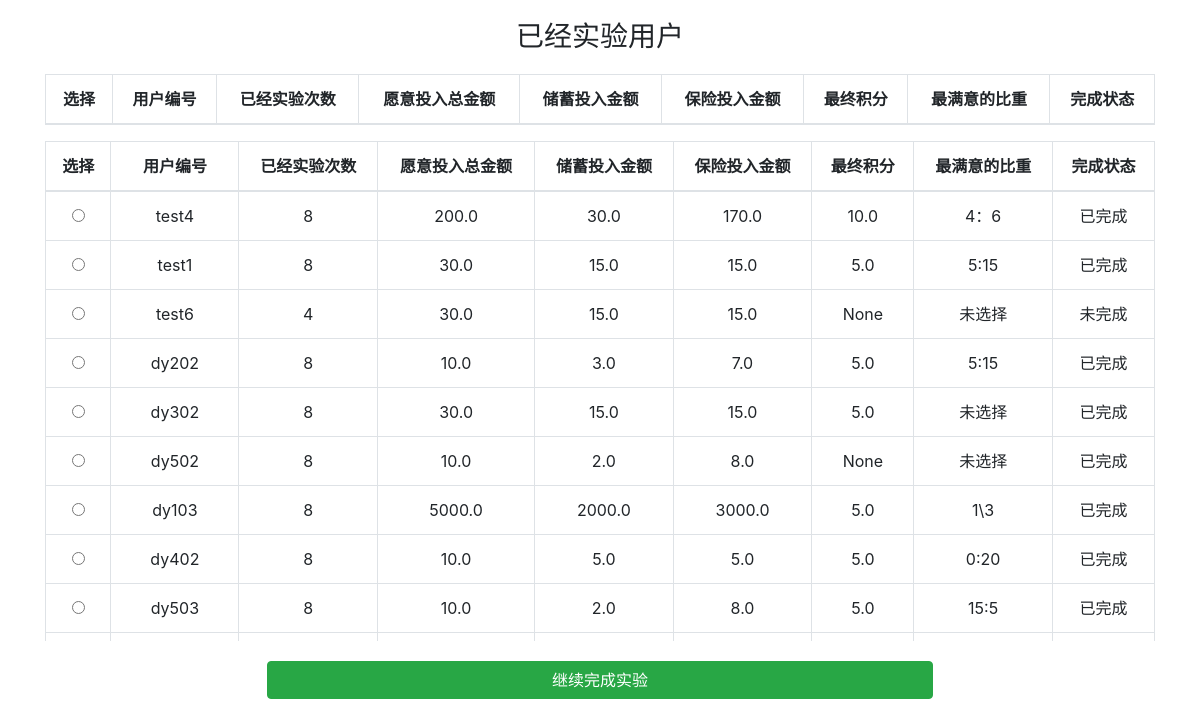
Page /show/finish/ on the committed database.
### show/models.py (models this page shows)
class UserChoice(models.Model):
    uc_id = models.AutoField(verbose_name="id",primary_key=True)
    uc_user_id = models.CharField(max_length=100,verbose_name="用户编号")
    uc_total_money = models.FloatField(verbose_name="愿意投入金额")
    uc_total_saving = models.FloatField(verbose_name="储蓄愿意投入金额")
    uc_total_insurance = models.FloatField(verbose_name="保险愿意投入金额")
    uc_final_choice = models.CharField(max_length=100,verbose_name="用户最终选择",blank=True,null=True)
    uc_integral = models.FloatField(verbose_name="最终积分",blank=True,null=True)
    class Meta:
        verbose_name="所有用户"
        verbose_name_plural="所有用户"

### show/views.py (the view)
# urls.py: path('finish/',views.finish,name='finish'),
def finish(request):
    context = {}
    context['data'] = []
    db = UserChoice.objects.all()
    for user in db:
        user_id = user.uc_user_id
        total_money = user.uc_total_money
        total_saving = user.uc_total_saving
        total_insurance = user.uc_total_insurance
        final_choice = user.uc_final_choice
        integral = user.uc_integral
        obj = Choice.objects.filter(choice_user_id=user_id)
        times = len(obj)
        temp = {
            'user_id':user_id,
            'times':times,
            'total_money':total_money,
            'total_saving':total_saving,
            'total_insurance':total_insurance,
            'final_choice':final_choice,
            'integral':integral
        }
        context['data'].append(temp)
    return render(request,'finish.html',context)

### show/templates/finish.html (shortened to what this page needs)
<!DOCTYPE html>
<html lang="zh-CN">
<head>
    <link rel="stylesheet" href="https://cdn.staticfile.org/twitter-bootstrap/4.3.1/css/bootstrap.min.css">
</head>
<body>
    <div class="container" style="margin-top: 20px;">
        <h3 class="text-center" style="margin-bottom: 20px;">已经实验用户</h3>
        <div class="table-responsive">
            <table class="table table-bordered text-center">
                <thead>
                    <tr>
                        <th>选择</th>
                        <th>用户编号</th>
                        <th>已经实验次数</th>
                        <th>愿意投入总金额</th>
                        <th>储蓄投入金额</th>
                        <th>保险投入金额</th>
                        <th>最终积分</th>
                        <th>最满意的比重</th>
                        <th>完成状态</th>
                    </tr>
                </thead>
            </table>
        </div>
        <div class="table-responsive" style="overflow: scroll;max-height: 500px;">
            <table class="table table-bordered text-center">
                <thead>
                    <tr>
                        <th>选择</th>
                        <th>用户编号</th>
                        <th>已经实验次数</th>
                        <th>愿意投入总金额</th>
                        <th>储蓄投入金额</th>
                        <th>保险投入金额</th>
                        <th>最终积分</th>
                        <th>最满意的比重</th>
                        <th>完成状态</th>
                    </tr>
                </thead>
                <tbody id="get_select">
                    {% for item in data %}
                    <tr>
                        <td><input type="radio" name="select_r"></td>
                        <td>{{item.user_id}}</td>
                        <td>{{item.times}}</td>
                        <td>{{item.total_money}}</td>
                        <td>{{item.total_saving}}</td>
                        <td>{{item.total_insurance}}</td>
                        <td>{{item.integral}}</td>
                        {% if item.final_choice %}
                        <td>{{item.final_choice}}</td>
                        {% else %}
                        <td>未选择</td>
                        {% endif %}
                        {% if item.times == 8 %}
                        <td>已完成</td>
                        {% else %}
                        <td>未完成</td>
                        {% endif %}
                    </tr>
                    {% endfor %}
                </tbody>
            </table>
        </div>
        <div class="row text-center" style="margin-top: 20px;margin-bottom: 50px;">
            <div class="col">
                <button id="comeon" class="btn btn-success" style="width: 60%;">继续完成实验</button>
            </div>
        </div>
    </div>
</body>
</html>

### rows in the picture
UserChoice: user_id "test4", total_money "200.0", total_saving "30.0", total_insurance "170.0", integral "10.0", final_choice "4：6"
UserChoice: user_id "test1", total_money "30.0", total_saving "15.0", total_insurance "15.0", integral "5.0", final_choice "5:15"
UserChoice: user_id "test6", total_money "30.0", total_saving "15.0", total_insurance "15.0"
UserChoice: user_id "dy202", total_money "10.0", total_saving "3.0", total_insurance "7.0", integral "5.0", final_choice "5:15"
UserChoice: user_id "dy302", total_money "30.0", total_saving "15.0", total_insurance "15.0", integral "5.0"
UserChoice: user_id "dy502", total_money "10.0", total_saving "2.0", total_insurance "8.0"
UserChoice: user_id "dy103", total_money "5000.0", total_saving "2000.0", total_insurance "3000.0", integral "5.0", final_choice "1\\3"
UserChoice: user_id "dy402", total_money "10.0", total_saving "5.0", total_insurance "5.0", integral "5.0", final_choice "0:20"
UserChoice: user_id "dy503", total_money "10.0", total_saving "2.0", total_insurance "8.0", integral "5.0", final_choice "15:5"

### other values in the picture
{{ item.times }} "8" "8" "4" "8" "8" "8" "8" "8" "8"
{{ item.integral }} "None" "None"
